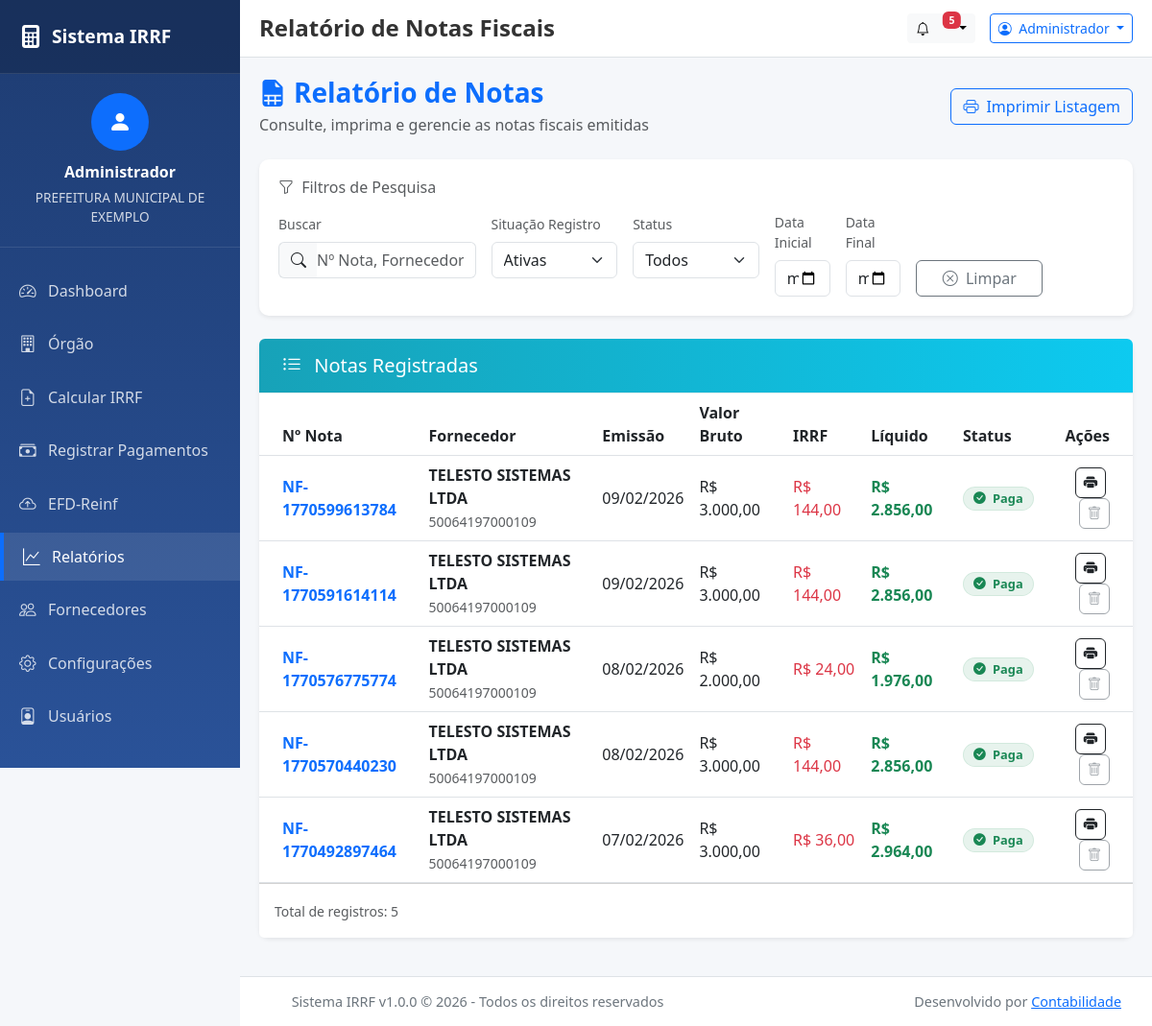
/public/relatorios.php (signed in), run on an earlier commit of the app's database.
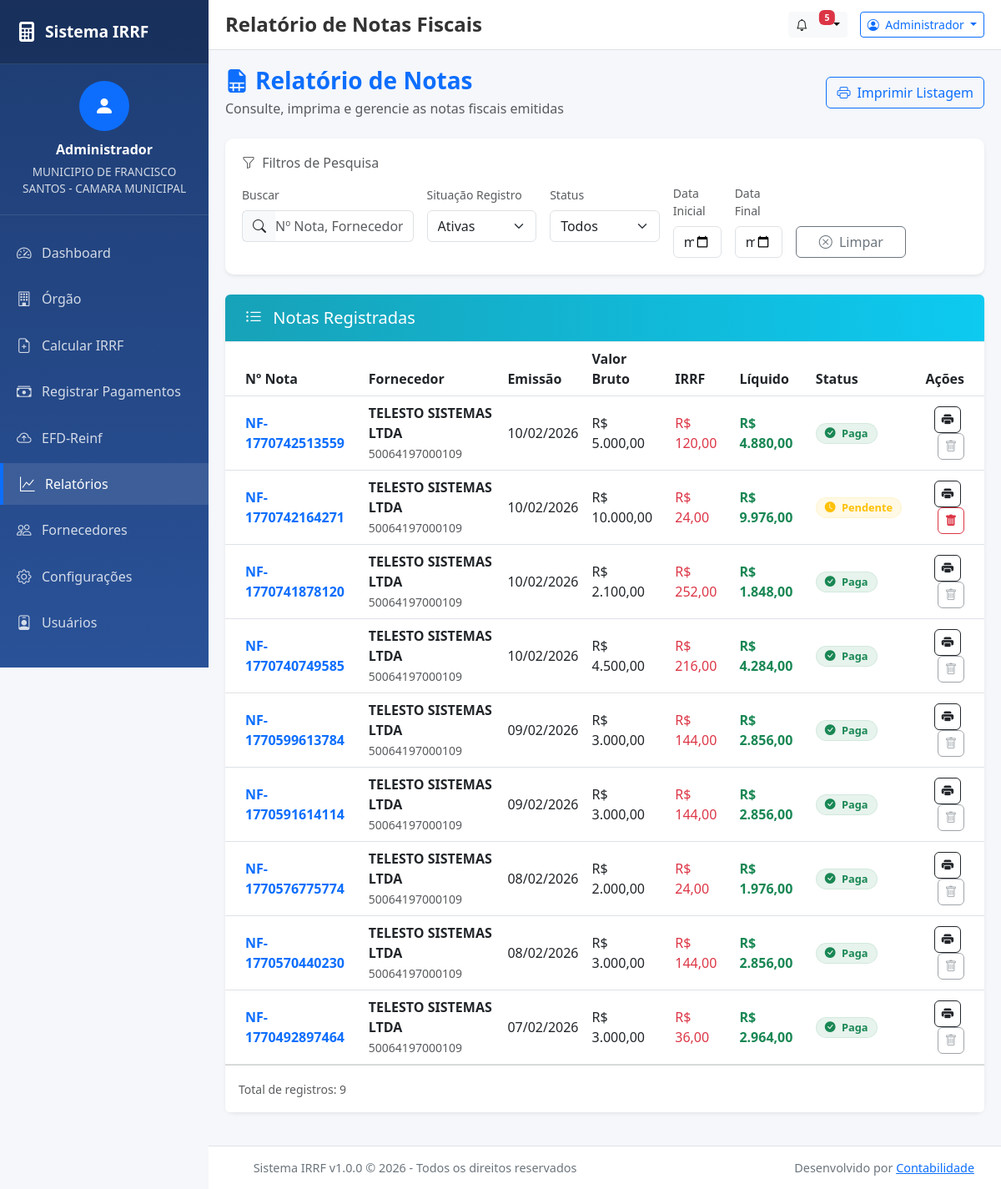
And on a later commit of the database.
### tables this page shows
CREATE TABLE `notas_fiscais` (
  `id` int(11) NOT NULL,
  `id_orgao` int(11) NOT NULL,
  `id_fornecedor` int(11) NOT NULL,
  `id_natureza_servico` int(11) NOT NULL,
  `numero_nota` varchar(50) NOT NULL,
  `serie_nota` varchar(20) DEFAULT NULL,
  `data_emissao` date NOT NULL,
  `data_pagamento` date DEFAULT NULL,
  `valor_bruto` decimal(15,2) NOT NULL,
  `aliquota_aplicada` decimal(5,2) NOT NULL,
  `valor_irrf_retido` decimal(15,2) DEFAULT 0.00,
  `valor_iss_retido` decimal(15,2) DEFAULT 0.00,
  `valor_liquido` decimal(15,2) GENERATED ALWAYS AS (`valor_bruto` - `valor_irrf_retido` - `valor_iss_retido`) STORED,
  `caminho_anexo_pdf` varchar(255) DEFAULT NULL,
  `status_pagamento` enum('pendente','pago') DEFAULT 'pendente',
  `nota_ativa` tinyint(1) DEFAULT 1,
  `observacoes` text DEFAULT NULL,
  `descricao_servico` text DEFAULT NULL,
  `created_at` timestamp NOT NULL DEFAULT current_timestamp(),
  `updated_at` timestamp NULL DEFAULT current_timestamp() ON UPDATE current_timestamp()
);

CREATE TABLE `fornecedores` (
  `id` int(11) NOT NULL,
  `cnpj` varchar(18) NOT NULL,
  `razao_social` varchar(255) NOT NULL,
  `nome_fantasia` varchar(255) DEFAULT NULL,
  `regime_tributario` enum('simples_nacional','lucro_presumido','lucro_real','mei','outros') NOT NULL DEFAULT 'outros',
  `ativo` tinyint(1) DEFAULT 1,
  `endereco_completo` text DEFAULT NULL,
  `email` varchar(255) DEFAULT NULL,
  `telefone` varchar(20) DEFAULT NULL,
  `created_at` timestamp NOT NULL DEFAULT current_timestamp()
);

### public/relatorios.php (called while the page is built)
<?php
require_once __DIR__ . '/../app/Views/relatorios.php';
?>

### app/Core/Database.php (called while the page is built, shortened)
<?php
class Database {
    private static $instance = null;
    private $conn;
    private function __construct() {
        try {
            $dsn = "mysql:host=" . DB_HOST . ";dbname=" . DB_NAME . ";charset=utf8mb4";
            $options = [
                PDO::ATTR_ERRMODE => PDO::ERRMODE_EXCEPTION,
                PDO::ATTR_DEFAULT_FETCH_MODE => PDO::FETCH_ASSOC,
                PDO::ATTR_EMULATE_PREPARES => false,
                PDO::ATTR_PERSISTENT => false,
                PDO::MYSQL_ATTR_INIT_COMMAND => "SET NAMES utf8mb4 COLLATE utf8mb4_unicode_ci"
            ];
            $this->conn = new PDO($dsn, DB_USER, DB_PASS, $options);
        } catch (PDOException $e) {
            if (DEBUG_MODE) {
                die("Erro na conexão com o banco de dados: " . $e->getMessage());
            } else {
                error_log("Erro de conexão: " . $e->getMessage());
                die("Erro interno do sistema. Contate o administrador.");
            }
        }
    }
    public static function getInstance() {
        if (self::$instance === null) {
            self::$instance = new Database();
        }
        return self::$instance;
    }
    public function getConnection() {
        return $this->conn;
    }
}

### app/Core/Session.php (called while the page is built, shortened)
<?php
class Session {
    public static function get($key, $default = null) {
        return $_SESSION[$key] ?? $default;
    }
    public static function getUser() {
        return self::get('usuario');
    }
    public static function getIdOrgao() {
        $usuario = self::getUser();
        return $usuario['id_orgao'] ?? null;
    }
}
?>

### app/Models/NotaFiscal.php (called while the page is built, shortened)
<?php
require_once __DIR__ . '/../Core/Database.php';
class NotaFiscal {
    private $db;
    private $table = 'notas_fiscais';
    public function __construct() {
        $this->db = Database::getInstance()->getConnection();
    }
    public function listarPorOrgao($idOrgao, $limit = 100, $status = 1) {
        $sql = "SELECT nf.*, f.razao_social, f.cnpj, ns.descricao as natureza_desc
                FROM {$this->table} nf
                JOIN fornecedores f ON nf.id_fornecedor = f.id
                JOIN natureza_servicos ns ON nf.id_natureza_servico = ns.id
                WHERE nf.id_orgao = :id_orgao";
        if ($status !== -1) {
            $sql .= " AND nf.nota_ativa = :status";
        }
        $sql .= " ORDER BY nf.created_at DESC LIMIT :limit";
        $stmt = $this->db->prepare($sql);
        $stmt->bindParam(':id_orgao', $idOrgao, PDO::PARAM_INT);
        $stmt->bindParam(':limit', $limit, PDO::PARAM_INT);
        if ($status !== -1) {
            $stmt->bindParam(':status', $status, PDO::PARAM_INT);
        }
        $stmt->execute();
        return $stmt->fetchAll();
    }
}
?>

### app/Views/relatorios.php (the view, shortened to what the rows shown need)
<?php
require_once __DIR__ . '/../Core/Database.php';
require_once __DIR__ . '/../Models/NotaFiscal.php';
require_once __DIR__ . '/../Core/Session.php';
$usuarioLogado = Session::getUser();
$idOrgao = Session::getIdOrgao() ?? $usuarioLogado['id_orgao'] ?? null;
$situacao = $_GET['situacao'] ?? 'ativas';
$statusDb = ($situacao === 'inativas') ? 0 : (($situacao === 'todas') ? -1 : 1);
$notaModel = new NotaFiscal();
$listaNotas = $notaModel->listarPorOrgao($idOrgao, 500, $statusDb);
require_once __DIR__ . '/layout/header.php';
?>
<div class="main-container">
    <div class="d-flex justify-content-between align-items-center mb-4">
        <div>
            <h1 class="h3 mb-1" style="color: var(--primary-color); font-weight: 700;">
                <i class="bi bi-file-earmark-spreadsheet-fill me-2"></i>Relatório de Notas
            </h1>
        </div>
    </div>
    <div class="card border-0 shadow-sm">
        <div class="card-body p-0">
            <div class="table-responsive">
                <table class="table table-hover align-middle mb-0" id="tabelaNotas">
                    <thead class="bg-light">
                        <tr>
                            <th class="ps-4">Nº Nota</th>
                            <th>Fornecedor</th>
                            <th>Emissão</th>
                            <th>Valor Bruto</th>
                            <th>IRRF</th>
                            <th>Líquido</th>
                            <th>Status</th>
                            <th class="text-end pe-4 d-print-none">Ações</th>
                        </tr>
                    </thead>
                    <tbody>
                        <?php if (empty($listaNotas)): ?>
                            <tr>
                                <td colspan="8" class="text-center py-5 text-muted">
                                    <i class="bi bi-inbox display-4 d-block mb-3"></i>
                                    Nenhuma cálculo de IRRF encontrado.
                                </td>
                            </tr>
                        <?php else: ?>
                            <?php foreach ($listaNotas as $nota): ?>
                                <?php $isInativa = isset($nota['nota_ativa']) && $nota['nota_ativa'] == 0; ?>
                                <tr class="nota-row <?php echo $isInativa ? 'row-inativa text-muted' : ''; ?>"
                                    data-texto="<?php echo strtolower($nota['numero_nota'] . ' ' . $nota['razao_social'] . ' ' . ($nota['cnpj'] ?? '')); ?>"
                                    data-status="<?php echo $nota['status_pagamento']; ?>"
                                    data-data="<?php echo $nota['data_emissao']; ?>"
                                    id="row-<?php echo $nota['id']; ?>">
                                    <td class="ps-4 fw-bold text-primary">
                                        <?php echo htmlspecialchars($nota['numero_nota']); ?>
                                    </td>
                                    <td>
                                        <div class="fw-semibold text-dark"><?php echo htmlspecialchars($nota['razao_social']); ?></div>
                                        <small class="text-muted"><?php echo htmlspecialchars($nota['cnpj'] ?? ''); ?></small>
                                    </td>
                                    <td>
                                        <?php echo date('d/m/Y', strtotime($nota['data_emissao'])); ?>
                                    </td>
                                    <td>
                                        R$ <?php echo number_format($nota['valor_bruto'], 2, ',', '.'); ?>
                                    </td>
                                    <td class="text-danger">
                                        R$ <?php echo number_format($nota['valor_irrf_retido'], 2, ',', '.'); ?>
                                    </td>
                                    <td class="text-success fw-bold">
                                        R$ <?php echo number_format($nota['valor_liquido'], 2, ',', '.'); ?>
                                    </td>
                                    <td>
                                        <?php if ($nota['status_pagamento'] === 'pago'): ?>
                                            <span class="badge bg-success bg-opacity-10 text-success border border-success border-opacity-10 status-badge">
                                                <i class="bi bi-check-circle-fill me-1"></i> Paga
                                            </span>
                                        <?php else: ?>
                                            <span class="badge bg-warning bg-opacity-10 text-warning border border-warning border-opacity-10 status-badge">
                                                <i class="bi bi-clock-fill me-1"></i> Pendente
                                            </span>
                                        <?php endif; ?>
                                    </td>
                                    <td class="text-end pe-4 d-print-none">
                                        <button class="btn btn-outline-dark action-btn me-1" onclick="imprimirNota(<?php echo $nota['id']; ?>)" title="Imprimir Nota">
                                            <i class="bi bi-printer-fill" style="font-size: 0.9rem;"></i>
                                        </button>
                                        <?php if ($nota['status_pagamento'] !== 'pago' && !$isInativa): ?>
                                            <button class="btn btn-outline-danger action-btn" onclick="inativarNota(<?php echo $nota['id']; ?>, '<?php echo $nota['numero_nota']; ?>')" title="Inativar/Excluir">
                                                <i class="bi bi-trash-fill" style="font-size: 0.9rem;"></i>
                                            </button>
                                        <?php else: ?>
                                            <button class="btn btn-outline-secondary action-btn" disabled title="Notas pagas não podem ser excluídas">
                                                <i class="bi bi-trash" style="font-size: 0.9rem;"></i>
                                            </button>
                                        <?php endif; ?>
                                    </td>
                                </tr>
                            <?php endforeach; ?>
                        <?php endif; ?>
                    </tbody>
                </table>
            </div>
        </div>
    </div>
</div>
<?php require_once __DIR__ . '/layout/footer.php'; ?>

What changed in the data, as far as the page shows it:
added notas_fiscais: numero_nota "NF-1770742513559", id_fornecedor.razao_social "TELESTO SISTEMAS LTDA", id_fornecedor.cnpj "50064197000109", data_emissao "10/02/2026", valor_bruto "5.000,00", valor_irrf_retido "120,00", valor_liquido "4.880,00", status_pagamento "pago" (drawn)
added notas_fiscais: numero_nota "NF-1770742164271", id_fornecedor.razao_social "TELESTO SISTEMAS LTDA", id_fornecedor.cnpj "50064197000109", data_emissao "10/02/2026", valor_bruto "10.000,00", valor_irrf_retido "24,00", valor_liquido "9.976,00", status_pagamento "pendente" (drawn)
added notas_fiscais: numero_nota "NF-1770741878120", id_fornecedor.razao_social "TELESTO SISTEMAS LTDA", id_fornecedor.cnpj "50064197000109", data_emissao "10/02/2026", valor_bruto "2.100,00", valor_irrf_retido "252,00", valor_liquido "1.848,00", status_pagamento "pago" (drawn)
added notas_fiscais: numero_nota "NF-1770740749585", id_fornecedor.razao_social "TELESTO SISTEMAS LTDA", id_fornecedor.cnpj "50064197000109", data_emissao "10/02/2026", valor_bruto "4.500,00", valor_irrf_retido "216,00", valor_liquido "4.284,00", status_pagamento "pago" (drawn)
Also different on the page:
$usuario['orgao_nome']: "PREFEITURA MUNICIPAL DE EXEMPLO" → "MUNICIPIO DE FRANCISCO SANTOS - CAMARA MUNICIPAL"
count($listaNotas): "5" → "9"
